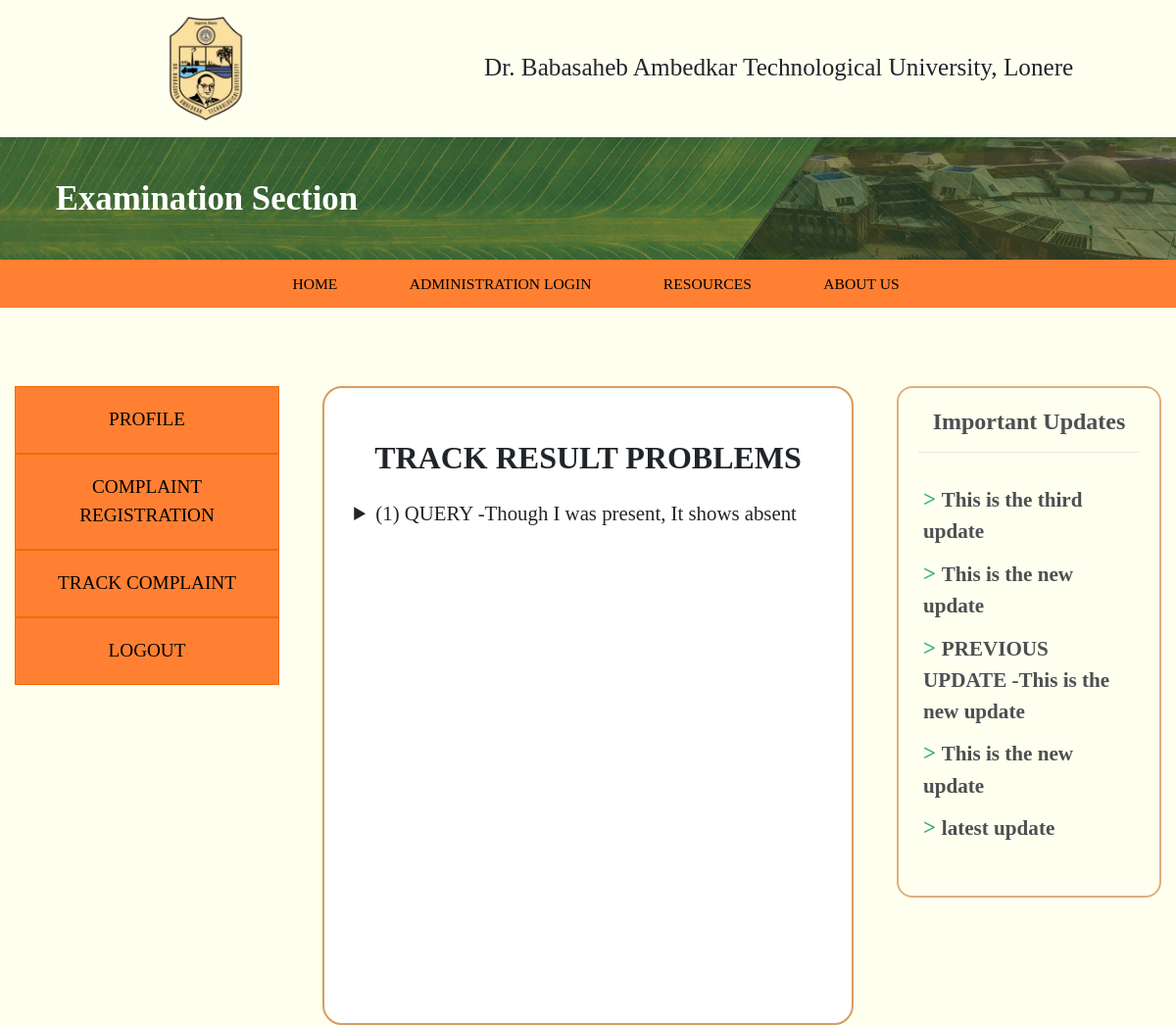
The page /result_problem.php (signed in) on the database its author committed.
### tables this page shows
CREATE TABLE `result` (
  `id` int(9) NOT NULL,
  `name` varchar(30) DEFAULT NULL,
  `query` varchar(300) DEFAULT NULL,
  `description` varchar(500) DEFAULT NULL,
  `reply` varchar(500) DEFAULT NULL,
  `exam` varchar(100) DEFAULT NULL,
  `year` varchar(100) DEFAULT NULL
);

CREATE TABLE `setupdate` (
  `id` int(9) NOT NULL,
  `setupdate` varchar(500) DEFAULT NULL
);

### result_problem.php (the view, shortened to what this page needs)
<?php include 'header.php'; ?>
<?php
$username=$_SESSION['prn'];
$con=mysqli_connect("localhost","root");
mysqli_select_db($con,'exam_center');
$q="select * from result ";
$result=mysqli_query($con,$q);
$num=mysqli_num_rows($result);
?>
<!DOCTYPE html>
<html lang="en">
<head>
</head>
<body>
    <div class="container-fluid">
        <div class="row">
            <?php include 'left_column.php'; ?>
            <div class="col-md-6">
                <div id="exam-problem">
                    <h2>Track Result Problems</h2>
					<?php
						for($i=1;$i<=$num;$i++)
						{
						?>
						<?php
						$row=mysqli_fetch_array($result);
						 if($row['name']==$username) {
						?>
						<details>
							<summary><?php echo"($i) QUERY -"; echo $row['query'];?></summary>
						</details>
						<?php
						 }
						}
						?>
                </div>
            </div>
            <?php include 'important_updates.php';?>
        </div>
    </div>
    <?php include 'footer.php';?>

### important_updates.php (shortened to what this page needs)
<?php
$con = mysqli_connect("localhost","root");
mysqli_select_db($con,'exam_center');
$a       = "select * from setupdate";
$result3 = mysqli_query($con,$a);
$num3    = mysqli_num_rows($result3);
?>
<div class = "col-md-3">
<div class = "updates">
        <h4>Important Updates</h4>
        <hr>
        <ul>
        <?php
            for($i=1;$i<=$num3;$i++){
            $row = mysqli_fetch_array($result3);
        ?>
        <li><span id="imp_n"> > </span><span id="up_li"><?php echo $row['setupdate'];?></span></li>
        <?php
            }
        ?>
        </ul>
    </div>
</div>

### css/style.css (style rules this page uses)
* { padding: 0; margin: 0; font-family: Montserrat; font-size: 16px; }
body { background-color: #fffff0!important; }
#exam-problem { margin-top: 80px; padding: 30px; background: #ffffff; border: 2px solid #d79c5e; border-radius: 20px; width: 95%; margin-bottom: 50px; margin-left: auto; margin-right: auto; height: 100%; }
#exam-problem h2 { text-transform: uppercase; text-align: center; color: #212529; padding: 2px; margin: 20px 10px; font-weight: 550; }
details summary { font-size: 130%; font-family: serif; }
.updates { margin-top: 80px; border-radius: 1em; display: "block"; margin-left: auto; margin-right: auto; min-height: 500px; height: auto; padding: 20px; border: 2px solid #d79c5e; margin-bottom: 50px; opacity: 0.8; }
.updates ul { padding: 5px 5px 5px 5px; text-align: left; list-style: none; }
.updates h4 { text-align: center; font-weight: 600; }
.updates li { font-size: 110%; margin: 10px auto; }
#imp_n { font-size: 130%; font-weight: 600; color: rgb(0, 153, 102); box-shadow: 1px #ef6c00; }
#up_li { font-size: 120%; font-weight: 550; }

### rows shown on the page
result: query "Though I was present, It shows absent"
setupdate: setupdate "This is the third update"
setupdate: setupdate "This is the new update"
setupdate: setupdate "PREVIOUS UPDATE -This is the new update"
setupdate: setupdate "This is the new update"
setupdate: setupdate "latest update"
